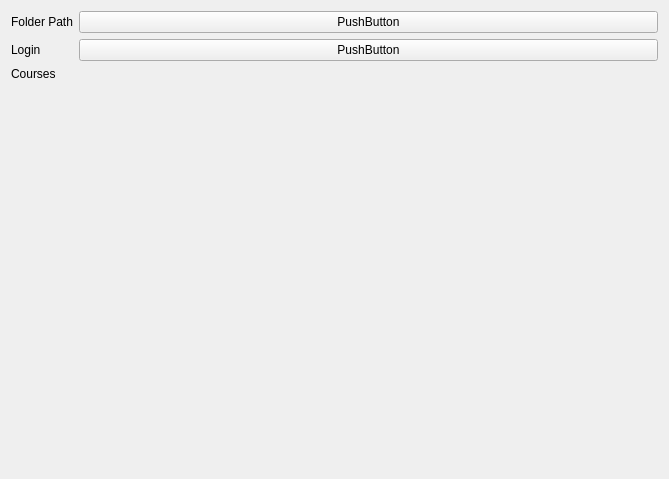
<?xml version="1.0" encoding="UTF-8"?>
<ui version="4.0">
 <class>Form</class>
 <widget class="QWidget" name="Form">
  <property name="geometry">
   <rect>
    <x>0</x>
    <y>0</y>
    <width>669</width>
    <height>479</height>
   </rect>
  </property>
  <property name="windowTitle">
   <string>Form</string>
  </property>
  <layout class="QFormLayout" name="formLayout_2">
   <item row="2" column="0">
    <widget class="QLabel" name="label">
     <property name="text">
      <string>Folder Path</string>
     </property>
    </widget>
   </item>
   <item row="2" column="1">
    <widget class="QPushButton" name="pushButton">
     <property name="text">
      <string>PushButton</string>
     </property>
    </widget>
   </item>
   <item row="3" column="0">
    <widget class="QLabel" name="label_2">
     <property name="text">
      <string>Login</string>
     </property>
    </widget>
   </item>
   <item row="3" column="1">
    <widget class="QPushButton" name="pushButton_2">
     <property name="text">
      <string>PushButton</string>
     </property>
    </widget>
   </item>
   <item row="4" column="0">
    <widget class="QLabel" name="label_3">
     <property name="text">
      <string>Courses</string>
     </property>
    </widget>
   </item>
  </layout>
 </widget>
 <resources/>
 <connections/>
</ui>
